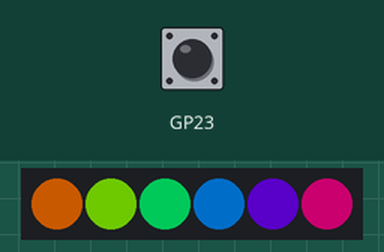
A program run on a simulated Raspberry Pi Pico running MicroPython. On the bench: 6 RGB LEDs in strip order, left to right. The inputs (shaded band) are chosen by the test bench; at power-on: GP23 HIGH. Dim RGB values are drawn brighter than linear.

Above: at 0.45 s.
At 1.26 s:
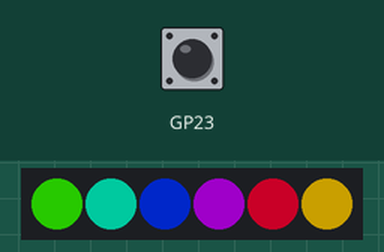
1.3 s: GP23 pulled LOW for 0.15 s
At 1.9 s:
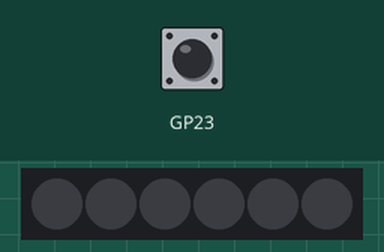
Timing chart, 0 to 4.3 s (numbered marks = the images above; inputs shaded):
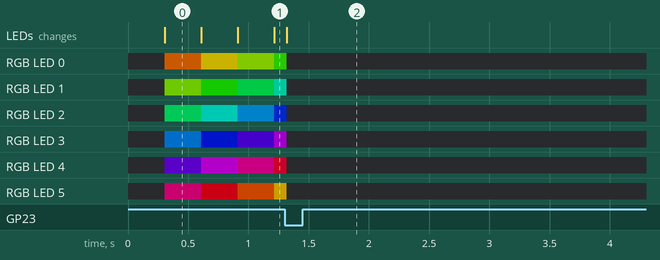

Measured:
- after the input at 1.3 s, the LEDs: change at once (image 2)

The program:

led_rainbow.py
```python
import time
from pimoroni import Button
from plasma import WS2812
from servo import servo2040

"""
Displays a rotating rainbow pattern on the Servo 2040's onboard LED bar.

Press "Boot" to exit the program.

NOTE: Plasma WS2812 uses the RP2040's PIO system, and as
such may have problems when running code multiple times.
If you encounter issues, try resetting your board.
"""

SPEED = 5           # The speed that the LEDs will cycle at
BRIGHTNESS = 0.4    # The brightness of the LEDs
UPDATES = 50        # How many times the LEDs will be updated per second

# Create the LED bar, using PIO 1 and State Machine 0
led_bar = WS2812(servo2040.NUM_LEDS, 1, 0, servo2040.LED_DATA)

# Create the user button
user_sw = Button(servo2040.USER_SW)

# Start updating the LED bar
led_bar.start()


offset = 0.0

# Make rainbows until the user button is pressed
while not user_sw.raw():

    offset += SPEED / 1000.0

    # Update all the LEDs
    for i in range(servo2040.NUM_LEDS):
        hue = float(i) / servo2040.NUM_LEDS
        led_bar.set_hsv(i, hue + offset, 1.0, BRIGHTNESS)

    time.sleep(1.0 / UPDATES)

# Turn off the LED bar
led_bar.clear()
```
